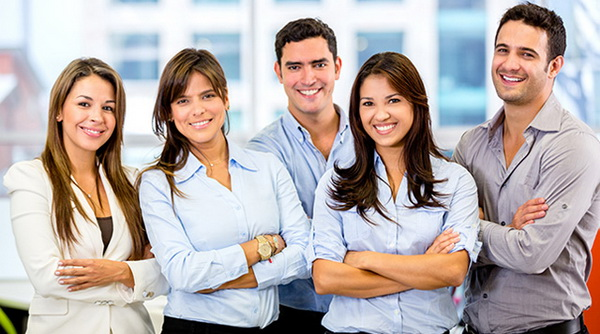
#> input picture LR1/images/persons.png, 600 x 334 px
$ jupyter execute main.ipynb
#> lines starting #> are read from the running program, lines starting #| are printed output that depends on the picture; after the words box and inside, x2 and y2 are one past the last pixel; in counts of white or black regions, pixels touching at a corner belong together
[cell 1]
import cv2
import matplotlib.pyplot as plt

[cell 2]
path = r'images/persons.png'
image = cv2.imread(path, cv2.IMREAD_COLOR)
#> image is the input picture: shape (334, 600, 3); mean B, G, R 172.3, 174.1, 184.2
plt.imshow(cv2.cvtColor(image, cv2.COLOR_BGR2RGB))
plt.show()
gray_scale_image = cv2.cvtColor(image, cv2.COLOR_BGR2GRAY)
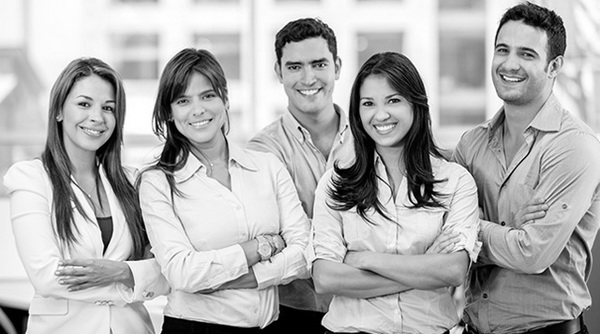
#> gray_scale_image: shape (334, 600); min 0, max 255, mean 176.9
plt.imshow(gray_scale_image, cmap='gray')
plt.show()
# print(gray_scale_image)

[cell 3]
haarcascade = cv2.CascadeClassifier('cascades/haarcascade_frontalface_default.xml')
faces = haarcascade.detectMultiScale(image, 1.1, 9)
#> faces = [[166, 74, 65, 65], [350, 78, 63, 63], [480, 27, 69, 69], [272, 38, 71, 71], [60, 80, 66, 66]]
faces
#> Out has the same summary as faces

[cell 4]
for face in faces:
    cv2.rectangle(image, (face[0], face[1]), (face[0] + face[2], face[1] + face[3]), (255, 255, 0), 10)
#> this loop made 5 passes
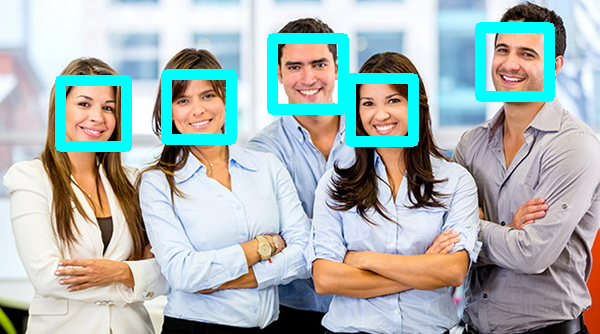
#> image: shape (334, 600, 3); 7.16% of pixels changed, all inside (x1, y1, x2, y2) = (55, 22, 555, 152)
plt.imshow(cv2.cvtColor(image, cv2.COLOR_BGR2RGB))
plt.show()

$ run again, with LR1/images/person.png copied over LR1/images/persons.png
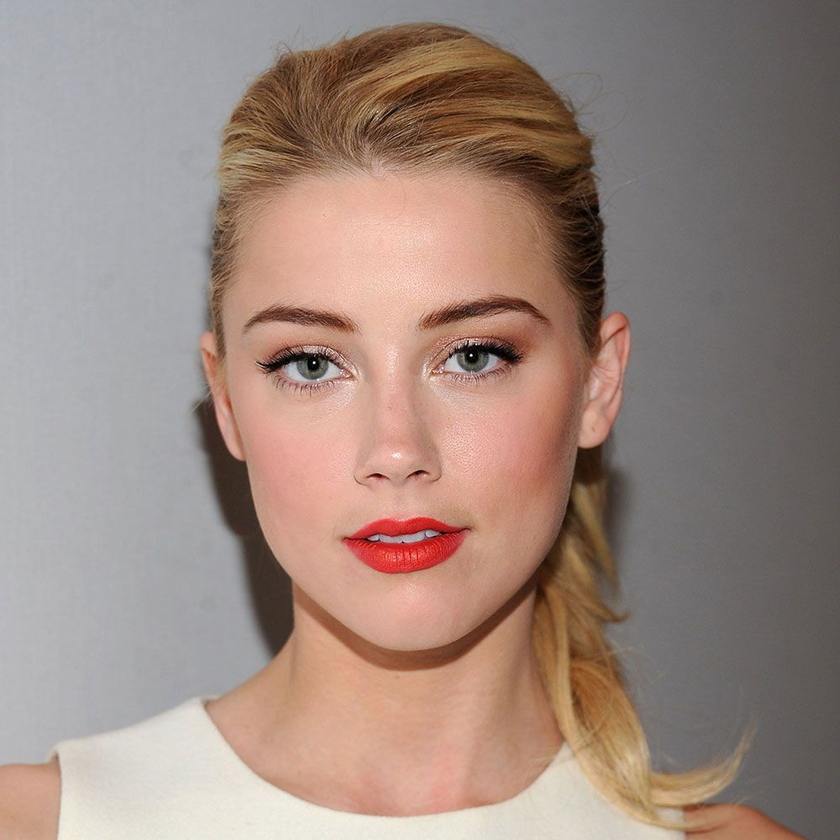
#> input picture LR1/images/person.png, 840 x 840 px, shrunk from 1000 x 1000 before the run
#> image is the input picture: shape (840, 840, 3); mean B, G, R 127.4, 136.5, 157
#> `gray_scale_image = cv2.cvtColor(image, cv2.COLOR_BGR2GRAY)`:
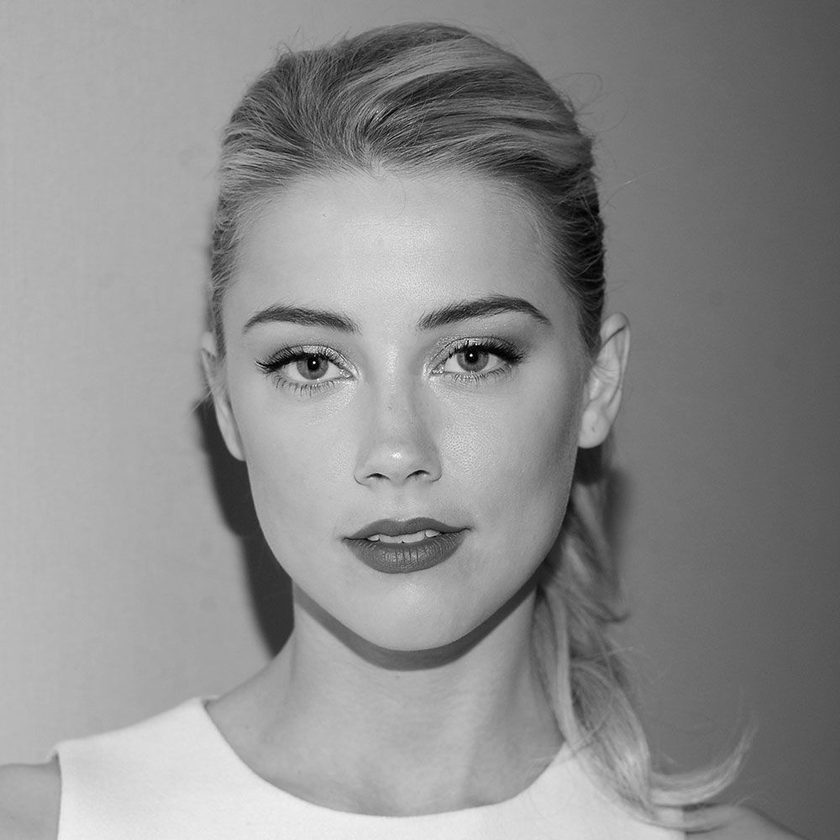
#> gray_scale_image: shape (840, 840); min 0, max 255, mean 141.6
#> faces = [[173, 181, 449, 449]]
#> the loop `for face in faces:` made 1 pass
#> after the loop `for face in faces:`:
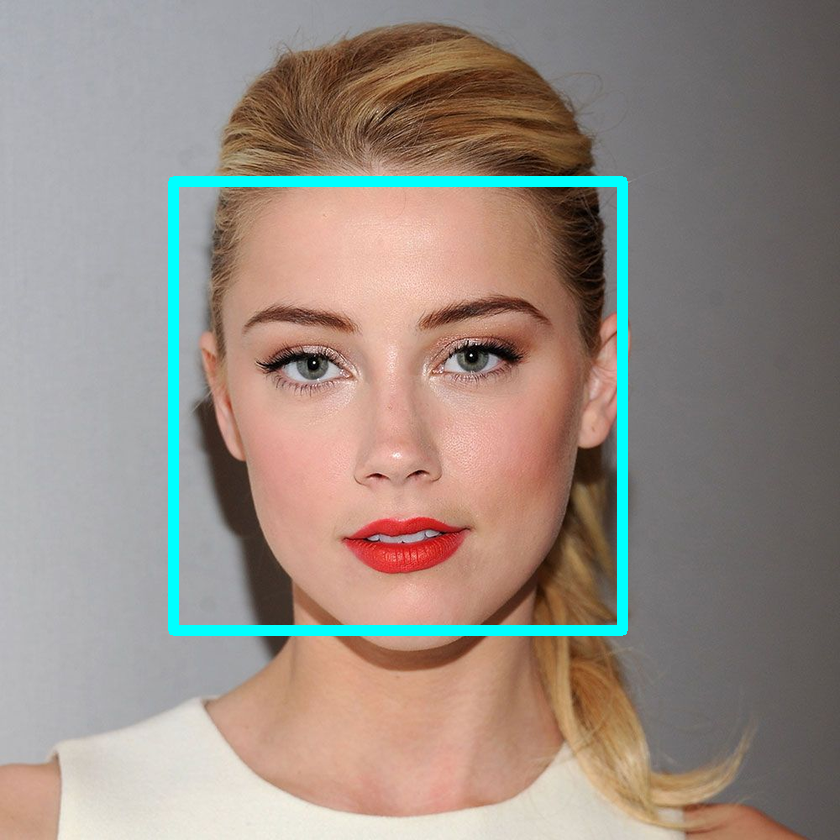
#> image: shape (840, 840, 3); 2.79% of pixels changed, all inside (x1, y1, x2, y2) = (168, 176, 628, 636)
